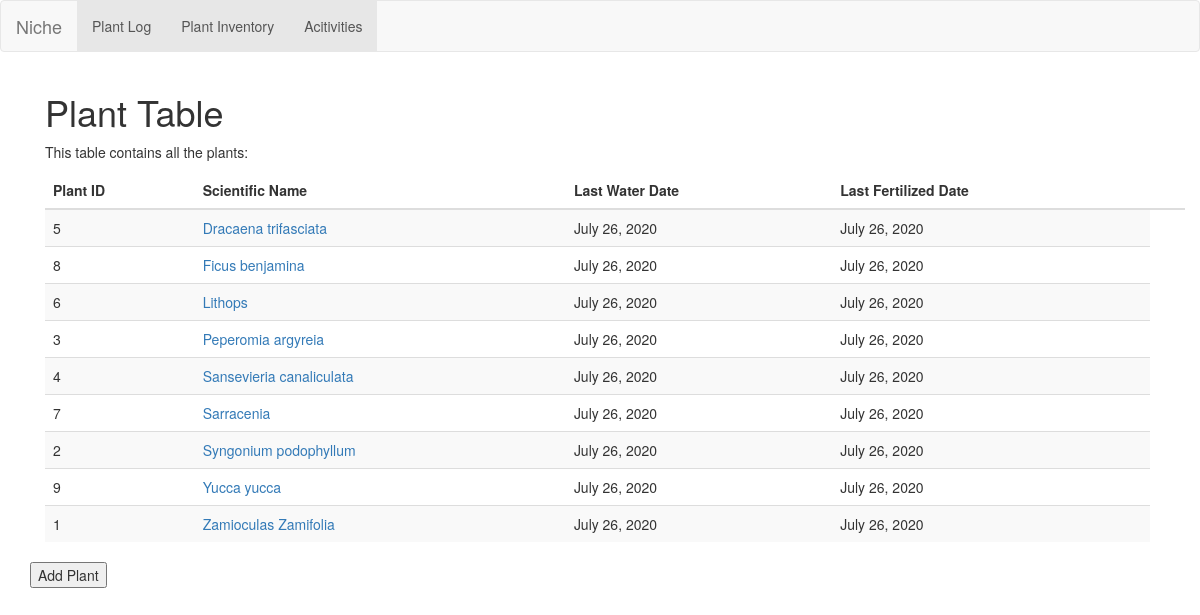
Page /houseplants/ on the earlier database version.
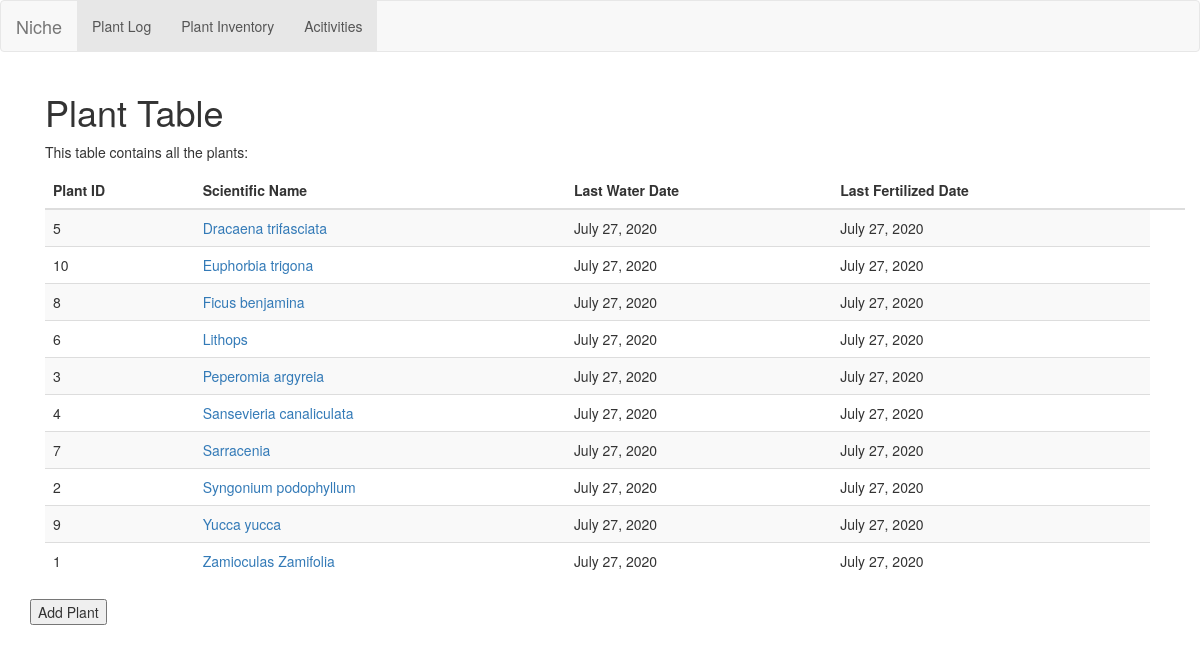
Same page on the later database version.
### houseplants/models.py (models this page shows, shortened)
class Plant(models.Model):
    scientific_name = models.TextField(max_length=200)

class PlantLog(models.Model):
    plant = models.ForeignKey(Plant, on_delete=models.CASCADE)
    date = models.DateField(default=date.today())
    activity = models.ForeignKey(Activity, on_delete=models.CASCADE)
    class Meta:
        ordering = ['date']

### houseplants/views.py (the view)
# urls.py: path('', views.index, name='index'),
def index(request):
    plant_list = Plant.objects.order_by('scientific_name')
    watering_list = PlantLog.objects.order_by('date').last
    fertilize_list = PlantLog.objects.order_by('date').last
    context = {'plant_list': plant_list, 'watering_list': watering_list, 'fertilize_list': fertilize_list }
    return render(request, 'houseplants/index.html', context)

### houseplants/templates/houseplants/index.html
{% extends "houseplants/base.html" %}
{% block content %}
{% if plant_list %}
<div class="container">
<h1>Plant Table</h1>
  <p>This table contains all the plants:</p>
  <table class="table table-striped">
    <thead>
      <tr>
        <th>Plant ID</th>
        <th>Scientific Name</th>
        <th>Last Water Date</th>
        <th>Last Fertilized Date<th>
      </tr>
    </thead>
    <tbody>
    {% for plant in plant_list %}
      <tr>
        <td>{{ plant.id }}</td>
        <td><a href="{% url 'houseplants:detail' plant.id %}">{{ plant.scientific_name }}</a></td>
        <td>{{ watering_list.date }}</td>
        <td>{{ fertilize_list.date }}</td>
      </tr>
    {% endfor %}
    </tbody>
  </table>
</div>
<button type="button" id="add-plant" href="href="{% url 'houseplants:log' %}">Add Plant</button>
{% else %}
    <p>No plants available.</p>
    <button type="button" id="add-plant" href="{% url 'houseplants:add-plant' %}">Add Plant</button>
{% endif %}
{% endblock content %}

Differences in the rows shown:
no longer on this page (row unchanged): PlantLog: date "July 26, 2020"
added PlantLog: date "July 27, 2020"
added Plant: id "10", scientific_name "Euphorbia trigona"
